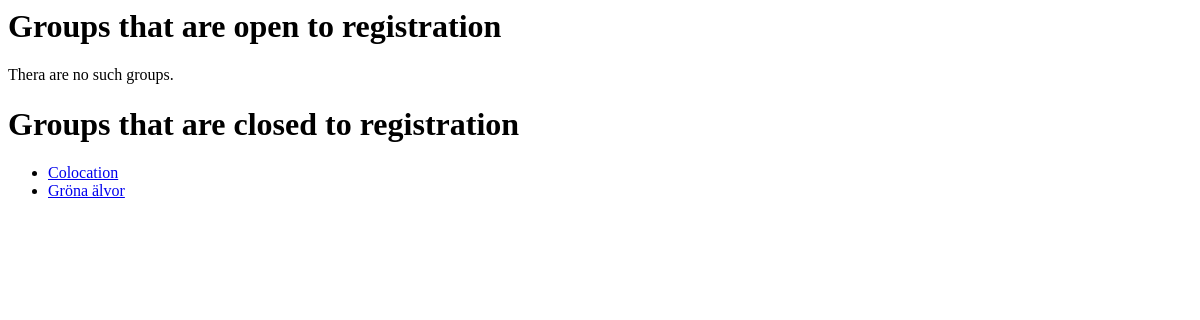
The page /groups/ on the database as committed earlier.
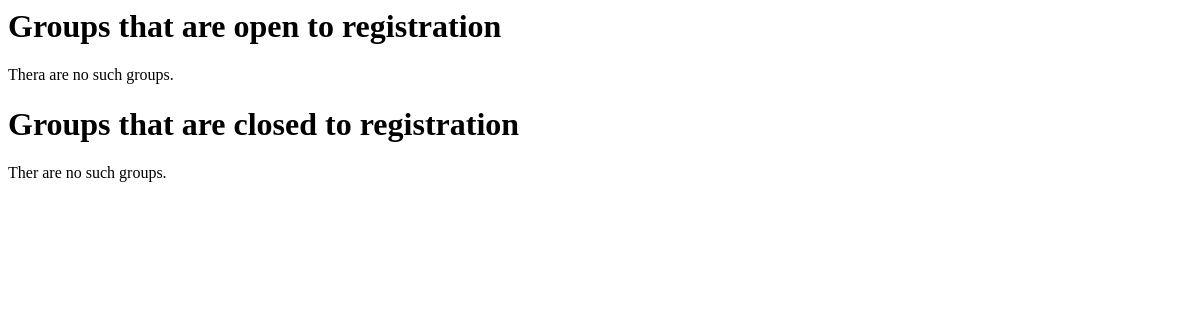
The same page on the database as committed later.
### plots/models.py (models this page shows, shortened)
class BasicModel(models.Model):
    class Meta:
        abstract = True
    name = models.CharField(max_length=50)

class Group(BasicModel):
    def url(self):
        ret = ''
        for char in self.name:
            if char == ' ':  ret += '_'
            else:           ret += char
        return ret
    is_open = models.BooleanField('open', default=False)
    is_open.help_text = 'Group is open for self registration by users'
    show_members = models.BooleanField(default=False)
    show_members.help_text = 'Members presentation is made public'
    plot_is_finished = models.BooleanField(default=False)
    plot_is_finished.verbose_name = "group's plot is finiched"
    secret = models.BooleanField(default=True)
    secret.help_text = 'Group is not visible on the web page'
    group_description = models.TextField(blank=True, default='')
    members_presentations = models.TextField(blank=True, default='')
    secret_comments = models.TextField(blank=True, default='')
    def members(self):
        return self.character_set.all()
    def no_of_members(self):
        return self.members().count()
    no_of_members.verbose_name = 'number of members'

### plots/groups/views.py (the view)
# urls.py: url(r'^groups/', include('plots.groups.urls', namespace="groups")),
def groups(request):
    open_groups = Group.objects.filter(is_open=True).exclude(secret=True)
    if open_groups.count() == 0:
        open_groups = False
    closed_groups = Group.objects.filter(is_open=False).exclude(secret=True)
    if closed_groups.count() == 0:
        closed_groups = False
    return render(request,
                  'plots/groups.html',
                  {'open_groups': open_groups,
                   'closed_groups': closed_groups,} )

### plots/templates/plots/groups.html
<h1> Groups that are open to registration </h1>
{% if open_groups %}
    <ul>
    {% for gruop in open_groups %}
        <li><a href="{% url 'groups:group' gruop.url %}">{{ gruop.name }}</a></li>
    {% endfor %}
    </ul>
{% else %}
    <p>Thera are no such groups.</p>
{% endif %}
<h1> Groups that are closed to registration </h1>
{% if closed_groups %}
    <ul>
    {% for gruop in closed_groups %}
        <li><a href="{% url 'groups:group' gruop.url %}">{{ gruop.name }}</a></li>
    {% endfor %}
    </ul>
{% else %}
    <p>Ther are no such groups.</p>
{% endif %}

Rows that differ between the two databases and show on the page:
removed Group: name "Colocation"
removed Group: name "Gröna älvor"
Other text that changed with them:
text now shown: "Ther are no such groups."
